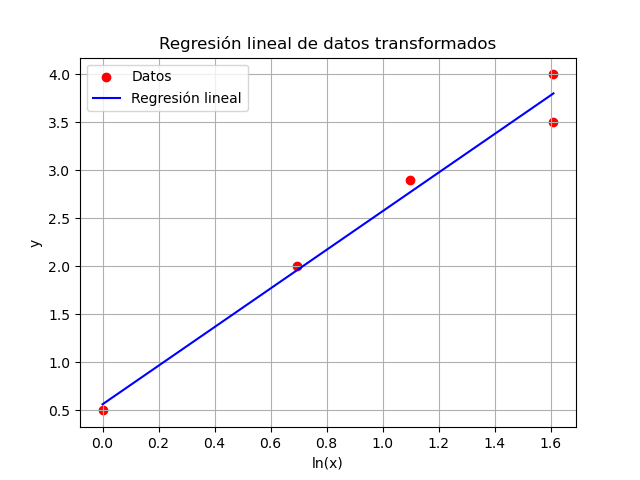

Python code for this plot:
import numpy as np
import matplotlib.pyplot as plt
from scipy.stats import linregress

# Datos del problema
x = np.array([1, 2, 3, 5, 5])
y = np.array([0.5, 2, 2.9, 3.5, 4])

# Aplicamos una transformacion logaritmica.
ln_x = np.log(x)

# Aplicamos regresion lineal
slope, intercept, r_value, p_value, std_err = linregress(ln_x, y)


# Calculamos los parametros
a = 1 / slope
b = -intercept * a

print(f"Parámetros obtenidos: a = {a:.4f}, b = {b:.4f}")

# Prediccion para x = 2.6
x_pred = 2.6
y_pred = intercept + slope * np.log(x_pred)
print(f"Predicción para x = 2.6: y = {y_pred:.4f}")

# Graficamos los datos y la regresion
plt.scatter(ln_x, y, color='red', label='Datos')
plt.plot(ln_x, intercept + slope * ln_x, label='Regresión lineal', color='blue')
plt.xlabel('ln(x)')
plt.ylabel('y')
plt.title('Regresión lineal de datos transformados')
plt.legend()
plt.grid()
plt.show()  
